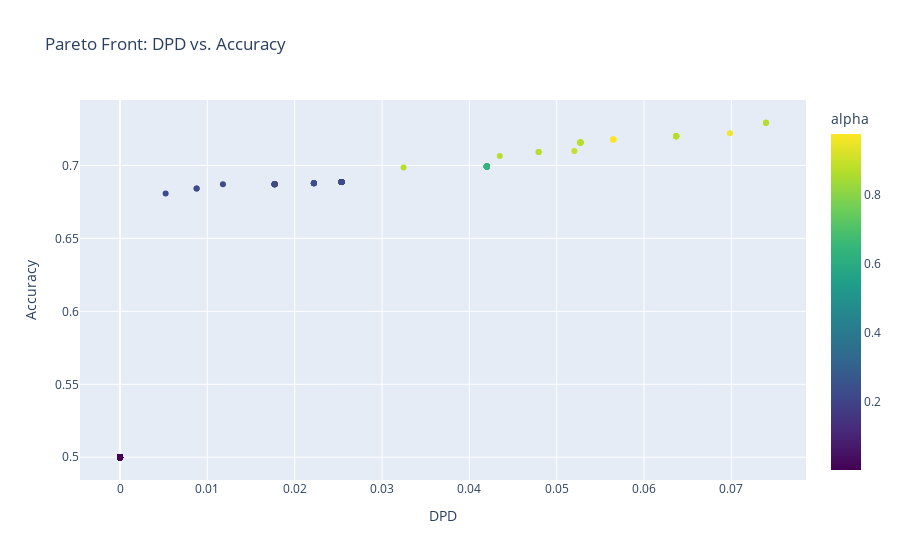

The notebook cell this image was saved under:
### Code cell
# Create interactive Plotly plot
fig = px.scatter(
    plot_df,
    x='DPD',
    y='Accuracy',
    color='alpha',
    color_continuous_scale='Viridis',
    size_max=15,
    hover_data={'alpha': True, 'DPD': True, 'Accuracy': True},
    title='Pareto Front: DPD vs. Accuracy'
)
fig.update_traces(marker=dict(line_width=0))
fig.show()

### Figure 1 — Plotly figure (JSON) as saved in the notebook; plotly's stock layout.template omitted (floating-point values rounded to 4 significant figures; data arrays with more than 128 entries replaced by an {"elided": "..."} marker saying what was removed)
{"data": [{"customdata": {"elided": "614x1 float values"}, "hovertemplate": "DPD=%{x}<br>Accuracy=%{y}<br>alpha=%{marker.color}<extra></extra>", "legendgroup": "", "marker": {"color": {"elided": "614 float values"}, "coloraxis": "coloraxis", "line": {"width": 0}, "symbol": "circle"}, "mode": "markers", "name": "", "orientation": "v", "showlegend": false, "type": "scatter", "x": {"elided": "614 float values"}, "xaxis": "x", "y": {"elided": "614 float values"}, "yaxis": "y"}], "layout": {"coloraxis": {"colorbar": {"title": {"text": "alpha"}}, "colorscale": [[0, "#440154"], [0.1111, "#482878"], [0.2222, "#3e4989"], [0.3333, "#31688e"], [0.4444, "#26828e"], [0.5556, "#1f9e89"], [0.6667, "#35b779"], [0.7778, "#6ece58"], [0.8889, "#b5de2b"], [1, "#fde725"]]}, "legend": {"tracegroupgap": 0}, "title": {"text": "Pareto Front: DPD vs. Accuracy"}, "xaxis": {"anchor": "y", "domain": [0, 1], "title": {"text": "DPD"}}, "yaxis": {"anchor": "x", "domain": [0, 1], "title": {"text": "Accuracy"}}}}
